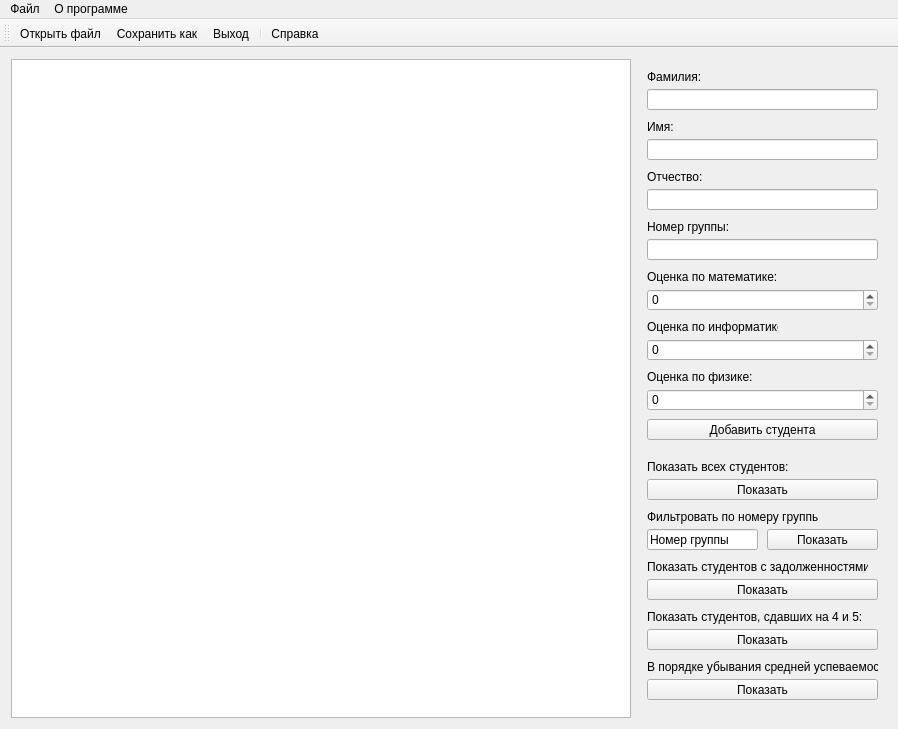
<?xml version="1.0" encoding="UTF-8"?>
<ui version="4.0">
 <class>MainWindow</class>
 <widget class="QMainWindow" name="MainWindow">
  <property name="geometry">
   <rect>
    <x>0</x>
    <y>0</y>
    <width>898</width>
    <height>729</height>
   </rect>
  </property>
  <property name="windowTitle">
   <string>Список студентов</string>
  </property>
  <property name="windowIcon">
   <iconset>
    <normaloff>../build-pr_lab4_task1-Desktop_Qt_5_11_2_MinGW_32bit-Debug/icons/student.png</normaloff>../build-pr_lab4_task1-Desktop_Qt_5_11_2_MinGW_32bit-Debug/icons/student.png</iconset>
  </property>
  <widget class="QWidget" name="centralWidget">
   <layout class="QGridLayout" name="gridLayout">
    <item row="0" column="0">
     <layout class="QHBoxLayout" name="horizontalLayout">
      <property name="sizeConstraint">
       <enum>QLayout::SetNoConstraint</enum>
      </property>
      <item>
       <widget class="QTableView" name="table">
        <property name="autoScroll">
         <bool>false</bool>
        </property>
        <property name="selectionMode">
         <enum>QAbstractItemView::SingleSelection</enum>
        </property>
        <property name="selectionBehavior">
         <enum>QAbstractItemView::SelectRows</enum>
        </property>
        <property name="verticalScrollMode">
         <enum>QAbstractItemView::ScrollPerItem</enum>
        </property>
        <property name="showGrid">
         <bool>true</bool>
        </property>
        <property name="gridStyle">
         <enum>Qt::SolidLine</enum>
        </property>
       </widget>
      </item>
      <item>
       <widget class="QWidget" name="panel" native="true">
        <property name="minimumSize">
         <size>
          <width>250</width>
          <height>0</height>
         </size>
        </property>
        <widget class="QPushButton" name="addButton">
         <property name="geometry">
          <rect>
           <x>10</x>
           <y>360</y>
           <width>231</width>
           <height>21</height>
          </rect>
         </property>
         <property name="text">
          <string>Добавить студента</string>
         </property>
        </widget>
        <widget class="QLabel" name="curnameLabel">
         <property name="geometry">
          <rect>
           <x>10</x>
           <y>10</y>
           <width>61</width>
           <height>16</height>
          </rect>
         </property>
         <property name="text">
          <string>Фамилия:</string>
         </property>
        </widget>
        <widget class="QLineEdit" name="curnameEdit">
         <property name="geometry">
          <rect>
           <x>10</x>
           <y>30</y>
           <width>231</width>
           <height>21</height>
          </rect>
         </property>
        </widget>
        <widget class="QLabel" name="nameLabel">
         <property name="geometry">
          <rect>
           <x>10</x>
           <y>60</y>
           <width>61</width>
           <height>16</height>
          </rect>
         </property>
         <property name="text">
          <string>Имя:</string>
         </property>
        </widget>
        <widget class="QLineEdit" name="nameEdit">
         <property name="geometry">
          <rect>
           <x>10</x>
           <y>80</y>
           <width>231</width>
           <height>21</height>
          </rect>
         </property>
        </widget>
        <widget class="QLabel" name="patronymicLabel">
         <property name="geometry">
          <rect>
           <x>10</x>
           <y>110</y>
           <width>61</width>
           <height>16</height>
          </rect>
         </property>
         <property name="text">
          <string>Отчество:</string>
         </property>
        </widget>
        <widget class="QLineEdit" name="patronymicEdit">
         <property name="geometry">
          <rect>
           <x>10</x>
           <y>130</y>
           <width>231</width>
           <height>21</height>
          </rect>
         </property>
        </widget>
        <widget class="QLabel" name="groupIdLabel">
         <property name="geometry">
          <rect>
           <x>10</x>
           <y>160</y>
           <width>81</width>
           <height>16</height>
          </rect>
         </property>
         <property name="text">
          <string>Номер группы:</string>
         </property>
        </widget>
        <widget class="QLabel" name="mathMarkLabel">
         <property name="geometry">
          <rect>
           <x>10</x>
           <y>210</y>
           <width>131</width>
           <height>16</height>
          </rect>
         </property>
         <property name="text">
          <string>Оценка по математике:</string>
         </property>
        </widget>
        <widget class="QLineEdit" name="groupIdEdit">
         <property name="geometry">
          <rect>
           <x>10</x>
           <y>180</y>
           <width>231</width>
           <height>21</height>
          </rect>
         </property>
        </widget>
        <widget class="QSpinBox" name="mathMarkBox">
         <property name="geometry">
          <rect>
           <x>10</x>
           <y>230</y>
           <width>231</width>
           <height>22</height>
          </rect>
         </property>
         <property name="maximum">
          <number>100</number>
         </property>
        </widget>
        <widget class="QLabel" name="csMarkLabel">
         <property name="geometry">
          <rect>
           <x>10</x>
           <y>260</y>
           <width>131</width>
           <height>16</height>
          </rect>
         </property>
         <property name="text">
          <string>Оценка по информатике:</string>
         </property>
        </widget>
        <widget class="QSpinBox" name="csMarkBox">
         <property name="geometry">
          <rect>
           <x>10</x>
           <y>280</y>
           <width>231</width>
           <height>22</height>
          </rect>
         </property>
         <property name="maximum">
          <number>100</number>
         </property>
        </widget>
        <widget class="QLabel" name="physicsMarkLabel">
         <property name="geometry">
          <rect>
           <x>10</x>
           <y>310</y>
           <width>131</width>
           <height>16</height>
          </rect>
         </property>
         <property name="text">
          <string>Оценка по физике:</string>
         </property>
        </widget>
        <widget class="QSpinBox" name="physicsMarkBox">
         <property name="geometry">
          <rect>
           <x>10</x>
           <y>330</y>
           <width>231</width>
           <height>22</height>
          </rect>
         </property>
         <property name="maximum">
          <number>100</number>
         </property>
        </widget>
        <widget class="QLineEdit" name="groupFilterEdit">
         <property name="geometry">
          <rect>
           <x>10</x>
           <y>470</y>
           <width>111</width>
           <height>21</height>
          </rect>
         </property>
         <property name="text">
          <string>Номер группы</string>
         </property>
        </widget>
        <widget class="QLabel" name="groupFilterLabel">
         <property name="geometry">
          <rect>
           <x>10</x>
           <y>450</y>
           <width>171</width>
           <height>16</height>
          </rect>
         </property>
         <property name="text">
          <string>Фильтровать по номеру группы:</string>
         </property>
        </widget>
        <widget class="QPushButton" name="groupFilterButton">
         <property name="geometry">
          <rect>
           <x>130</x>
           <y>470</y>
           <width>111</width>
           <height>21</height>
          </rect>
         </property>
         <property name="text">
          <string>Показать</string>
         </property>
        </widget>
        <widget class="QLabel" name="debtFilterLabel">
         <property name="geometry">
          <rect>
           <x>10</x>
           <y>500</y>
           <width>221</width>
           <height>16</height>
          </rect>
         </property>
         <property name="text">
          <string>Показать студентов с задолженностями:</string>
         </property>
        </widget>
        <widget class="QPushButton" name="debtFilterButton">
         <property name="geometry">
          <rect>
           <x>10</x>
           <y>520</y>
           <width>231</width>
           <height>21</height>
          </rect>
         </property>
         <property name="text">
          <string>Показать</string>
         </property>
        </widget>
        <widget class="QLabel" name="noneFilterLabel">
         <property name="geometry">
          <rect>
           <x>10</x>
           <y>400</y>
           <width>171</width>
           <height>16</height>
          </rect>
         </property>
         <property name="text">
          <string>Показать всех студентов:</string>
         </property>
        </widget>
        <widget class="QPushButton" name="noneFilterButton">
         <property name="geometry">
          <rect>
           <x>10</x>
           <y>420</y>
           <width>231</width>
           <height>21</height>
          </rect>
         </property>
         <property name="text">
          <string>Показать</string>
         </property>
        </widget>
        <widget class="QLabel" name="goodFilterLabel">
         <property name="geometry">
          <rect>
           <x>10</x>
           <y>550</y>
           <width>221</width>
           <height>16</height>
          </rect>
         </property>
         <property name="text">
          <string>Показать студентов, сдавших на 4 и 5:</string>
         </property>
        </widget>
        <widget class="QPushButton" name="goodFilterButton">
         <property name="geometry">
          <rect>
           <x>10</x>
           <y>570</y>
           <width>231</width>
           <height>21</height>
          </rect>
         </property>
         <property name="text">
          <string>Показать</string>
         </property>
        </widget>
        <widget class="QLabel" name="decreaseFilterLabel">
         <property name="geometry">
          <rect>
           <x>10</x>
           <y>600</y>
           <width>231</width>
           <height>16</height>
          </rect>
         </property>
         <property name="text">
          <string>В порядке убывания средней успеваемости:</string>
         </property>
        </widget>
        <widget class="QPushButton" name="decreaseFilterButton">
         <property name="geometry">
          <rect>
           <x>10</x>
           <y>620</y>
           <width>231</width>
           <height>21</height>
          </rect>
         </property>
         <property name="text">
          <string>Показать</string>
         </property>
        </widget>
       </widget>
      </item>
     </layout>
    </item>
   </layout>
  </widget>
  <widget class="QMenuBar" name="menuBar">
   <property name="geometry">
    <rect>
     <x>0</x>
     <y>0</y>
     <width>898</width>
     <height>20</height>
    </rect>
   </property>
   <widget class="QMenu" name="menu">
    <property name="title">
     <string>Файл</string>
    </property>
    <addaction name="openAction"/>
    <addaction name="saveAction"/>
    <addaction name="separator"/>
    <addaction name="closeAction"/>
   </widget>
   <widget class="QMenu" name="menu_2">
    <property name="title">
     <string>О программе</string>
    </property>
    <addaction name="aboutAction"/>
   </widget>
   <addaction name="menu"/>
   <addaction name="menu_2"/>
  </widget>
  <widget class="QToolBar" name="toolBar">
   <property name="windowTitle">
    <string>toolBar</string>
   </property>
   <attribute name="toolBarArea">
    <enum>TopToolBarArea</enum>
   </attribute>
   <attribute name="toolBarBreak">
    <bool>false</bool>
   </attribute>
   <addaction name="openAction"/>
   <addaction name="saveAction"/>
   <addaction name="closeAction"/>
   <addaction name="separator"/>
   <addaction name="aboutAction"/>
  </widget>
  <action name="openAction">
   <property name="icon">
    <iconset>
     <normaloff>../build-pr_lab4_task1-Desktop_Qt_5_11_2_MinGW_32bit-Debug/icons/open.png</normaloff>../build-pr_lab4_task1-Desktop_Qt_5_11_2_MinGW_32bit-Debug/icons/open.png</iconset>
   </property>
   <property name="text">
    <string>Открыть файл</string>
   </property>
   <property name="shortcut">
    <string>Ctrl+O</string>
   </property>
  </action>
  <action name="saveAction">
   <property name="icon">
    <iconset>
     <normaloff>../build-pr_lab4_task1-Desktop_Qt_5_11_2_MinGW_32bit-Debug/icons/save.png</normaloff>../build-pr_lab4_task1-Desktop_Qt_5_11_2_MinGW_32bit-Debug/icons/save.png</iconset>
   </property>
   <property name="text">
    <string>Сохранить как...</string>
   </property>
   <property name="shortcut">
    <string>Ctrl+S</string>
   </property>
  </action>
  <action name="closeAction">
   <property name="icon">
    <iconset>
     <normaloff>../build-pr_lab4_task1-Desktop_Qt_5_11_2_MinGW_32bit-Debug/icons/exit.png</normaloff>../build-pr_lab4_task1-Desktop_Qt_5_11_2_MinGW_32bit-Debug/icons/exit.png</iconset>
   </property>
   <property name="text">
    <string>Выход</string>
   </property>
   <property name="shortcut">
    <string>Ctrl+Q</string>
   </property>
  </action>
  <action name="aboutAction">
   <property name="icon">
    <iconset>
     <normaloff>../build-pr_lab4_task1-Desktop_Qt_5_11_2_MinGW_32bit-Debug/icons/about.png</normaloff>../build-pr_lab4_task1-Desktop_Qt_5_11_2_MinGW_32bit-Debug/icons/about.png</iconset>
   </property>
   <property name="text">
    <string>Справка</string>
   </property>
   <property name="shortcut">
    <string>Ctrl+I</string>
   </property>
  </action>
 </widget>
 <layoutdefault spacing="6" margin="11"/>
 <resources/>
 <connections/>
</ui>
